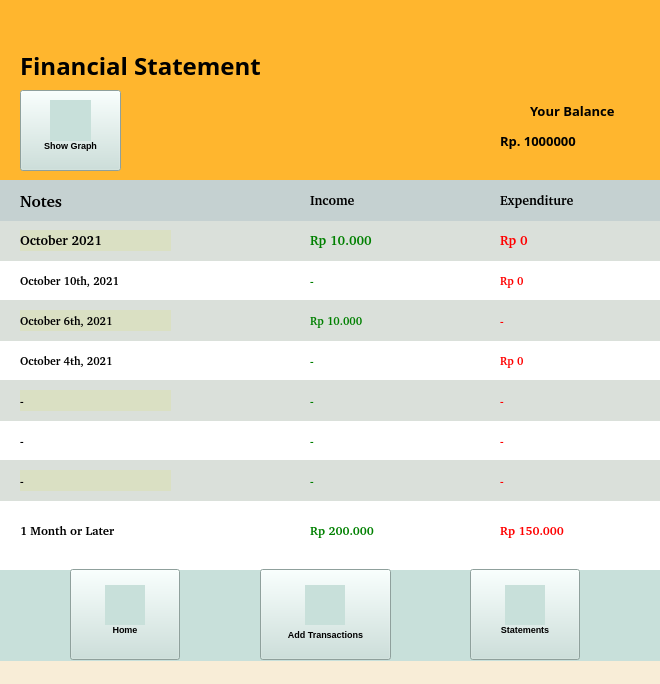
<?xml version="1.0" encoding="UTF-8"?>
<ui version="4.0">
 <class>SignUp</class>
 <widget class="QMainWindow" name="SignUp">
  <property name="geometry">
   <rect>
    <x>0</x>
    <y>0</y>
    <width>660</width>
    <height>684</height>
   </rect>
  </property>
  <property name="windowTitle">
   <string>Sign Up</string>
  </property>
  <property name="styleSheet">
   <string notr="true">background-color: rgb(248, 237, 215);</string>
  </property>
  <widget class="QWidget" name="centralwidget">
   <widget class="QLabel" name="welcomelabel">
    <property name="geometry">
     <rect>
      <x>20</x>
      <y>0</y>
      <width>331</width>
      <height>131</height>
     </rect>
    </property>
    <property name="font">
     <font>
      <family>Gagalin</family>
      <pointsize>18</pointsize>
      <weight>75</weight>
      <bold>true</bold>
     </font>
    </property>
    <property name="layoutDirection">
     <enum>Qt::LeftToRight</enum>
    </property>
    <property name="styleSheet">
     <string notr="true">background-color:rgb(255,182,46);</string>
    </property>
    <property name="text">
     <string>Financial Statement</string>
    </property>
   </widget>
   <widget class="QLabel" name="notelabel">
    <property name="geometry">
     <rect>
      <x>20</x>
      <y>180</y>
      <width>251</width>
      <height>41</height>
     </rect>
    </property>
    <property name="font">
     <font>
      <family>Champagne &amp; Limousines</family>
      <pointsize>12</pointsize>
      <weight>75</weight>
      <bold>true</bold>
     </font>
    </property>
    <property name="styleSheet">
     <string notr="true">background-color:rgb(197,209,209);</string>
    </property>
    <property name="text">
     <string>Notes</string>
    </property>
   </widget>
   <widget class="QLabel" name="balancelabel">
    <property name="geometry">
     <rect>
      <x>530</x>
      <y>90</y>
      <width>121</width>
      <height>41</height>
     </rect>
    </property>
    <property name="font">
     <font>
      <family>Gagalin</family>
      <pointsize>10</pointsize>
      <weight>75</weight>
      <bold>true</bold>
     </font>
    </property>
    <property name="layoutDirection">
     <enum>Qt::LeftToRight</enum>
    </property>
    <property name="styleSheet">
     <string notr="true">background-color:rgb(255,182,46);</string>
    </property>
    <property name="text">
     <string>Your Balance</string>
    </property>
   </widget>
   <widget class="QLabel" name="balancemoney">
    <property name="geometry">
     <rect>
      <x>500</x>
      <y>120</y>
      <width>151</width>
      <height>41</height>
     </rect>
    </property>
    <property name="font">
     <font>
      <family>Gagalin</family>
      <pointsize>10</pointsize>
      <weight>75</weight>
      <bold>true</bold>
     </font>
    </property>
    <property name="layoutDirection">
     <enum>Qt::LeftToRight</enum>
    </property>
    <property name="styleSheet">
     <string notr="true">background-color:rgb(255,182,46);</string>
    </property>
    <property name="text">
     <string>Rp. 1000000</string>
    </property>
   </widget>
   <widget class="QLabel" name="incomelabel">
    <property name="geometry">
     <rect>
      <x>310</x>
      <y>190</y>
      <width>141</width>
      <height>21</height>
     </rect>
    </property>
    <property name="font">
     <font>
      <family>Champagne &amp; Limousines</family>
      <pointsize>10</pointsize>
      <weight>75</weight>
      <bold>true</bold>
     </font>
    </property>
    <property name="styleSheet">
     <string notr="true">background-color:rgb(197,209,209);</string>
    </property>
    <property name="text">
     <string>Income</string>
    </property>
   </widget>
   <widget class="QLabel" name="expenlabel">
    <property name="geometry">
     <rect>
      <x>500</x>
      <y>190</y>
      <width>141</width>
      <height>21</height>
     </rect>
    </property>
    <property name="font">
     <font>
      <family>Champagne &amp; Limousines</family>
      <pointsize>10</pointsize>
      <weight>75</weight>
      <bold>true</bold>
     </font>
    </property>
    <property name="styleSheet">
     <string notr="true">background-color:rgb(197,209,209);</string>
    </property>
    <property name="text">
     <string>Expenditure</string>
    </property>
   </widget>
   <widget class="QLabel" name="monthlabel">
    <property name="geometry">
     <rect>
      <x>20</x>
      <y>230</y>
      <width>151</width>
      <height>21</height>
     </rect>
    </property>
    <property name="font">
     <font>
      <family>Champagne &amp; Limousines</family>
      <pointsize>10</pointsize>
      <weight>75</weight>
      <bold>true</bold>
     </font>
    </property>
    <property name="styleSheet">
     <string notr="true">background-color:rgb(218,224,195);</string>
    </property>
    <property name="text">
     <string>October 2021</string>
    </property>
   </widget>
   <widget class="QLabel" name="monthincome">
    <property name="geometry">
     <rect>
      <x>310</x>
      <y>230</y>
      <width>141</width>
      <height>21</height>
     </rect>
    </property>
    <property name="font">
     <font>
      <family>Champagne &amp; Limousines</family>
      <pointsize>10</pointsize>
      <weight>75</weight>
      <bold>true</bold>
     </font>
    </property>
    <property name="styleSheet">
     <string notr="true">color : green;
background-color:rgb(218,224,218);</string>
    </property>
    <property name="text">
     <string>Rp 10.000</string>
    </property>
   </widget>
   <widget class="QLabel" name="monthexpen">
    <property name="geometry">
     <rect>
      <x>500</x>
      <y>230</y>
      <width>141</width>
      <height>21</height>
     </rect>
    </property>
    <property name="font">
     <font>
      <family>Champagne &amp; Limousines</family>
      <pointsize>10</pointsize>
      <weight>75</weight>
      <bold>true</bold>
     </font>
    </property>
    <property name="styleSheet">
     <string notr="true">color : red;
background-color:rgb(218,224,218);</string>
    </property>
    <property name="text">
     <string>Rp 0</string>
    </property>
   </widget>
   <widget class="QLabel" name="body">
    <property name="geometry">
     <rect>
      <x>0</x>
      <y>260</y>
      <width>661</width>
      <height>341</height>
     </rect>
    </property>
    <property name="font">
     <font>
      <family>Gagalin</family>
      <pointsize>18</pointsize>
      <weight>75</weight>
      <bold>true</bold>
     </font>
    </property>
    <property name="layoutDirection">
     <enum>Qt::LeftToRight</enum>
    </property>
    <property name="styleSheet">
     <string notr="true">background-color:white;</string>
    </property>
    <property name="text">
     <string/>
    </property>
   </widget>
   <widget class="QLabel" name="header">
    <property name="geometry">
     <rect>
      <x>0</x>
      <y>0</y>
      <width>661</width>
      <height>181</height>
     </rect>
    </property>
    <property name="font">
     <font>
      <family>Gagalin</family>
      <pointsize>18</pointsize>
      <weight>75</weight>
      <bold>true</bold>
     </font>
    </property>
    <property name="layoutDirection">
     <enum>Qt::LeftToRight</enum>
    </property>
    <property name="styleSheet">
     <string notr="true">background-color:rgb(255,182,46);</string>
    </property>
    <property name="text">
     <string/>
    </property>
   </widget>
   <widget class="QLabel" name="body1">
    <property name="geometry">
     <rect>
      <x>0</x>
      <y>180</y>
      <width>661</width>
      <height>41</height>
     </rect>
    </property>
    <property name="font">
     <font>
      <family>Gagalin</family>
      <pointsize>18</pointsize>
      <weight>75</weight>
      <bold>true</bold>
     </font>
    </property>
    <property name="layoutDirection">
     <enum>Qt::LeftToRight</enum>
    </property>
    <property name="styleSheet">
     <string notr="true">background-color:rgb(197,209,209);</string>
    </property>
    <property name="text">
     <string/>
    </property>
   </widget>
   <widget class="QLabel" name="footer">
    <property name="geometry">
     <rect>
      <x>0</x>
      <y>570</y>
      <width>661</width>
      <height>91</height>
     </rect>
    </property>
    <property name="font">
     <font>
      <family>Gagalin</family>
      <pointsize>18</pointsize>
      <weight>75</weight>
      <bold>true</bold>
     </font>
    </property>
    <property name="layoutDirection">
     <enum>Qt::LeftToRight</enum>
    </property>
    <property name="styleSheet">
     <string notr="true">background-color:rgb(200,224,218);</string>
    </property>
    <property name="text">
     <string/>
    </property>
   </widget>
   <widget class="QLabel" name="homeicon">
    <property name="geometry">
     <rect>
      <x>105</x>
      <y>585</y>
      <width>40</width>
      <height>40</height>
     </rect>
    </property>
    <property name="font">
     <font>
      <family>Champagne &amp; Limousines</family>
      <pointsize>12</pointsize>
      <weight>75</weight>
      <bold>true</bold>
     </font>
    </property>
    <property name="styleSheet">
     <string notr="true">background-color:rgb(200,224,218);
background-image : url(img/homenotfilled.png)
</string>
    </property>
    <property name="text">
     <string/>
    </property>
   </widget>
   <widget class="QLabel" name="addicon">
    <property name="geometry">
     <rect>
      <x>305</x>
      <y>585</y>
      <width>40</width>
      <height>40</height>
     </rect>
    </property>
    <property name="font">
     <font>
      <family>Champagne &amp; Limousines</family>
      <pointsize>12</pointsize>
      <weight>75</weight>
      <bold>true</bold>
     </font>
    </property>
    <property name="styleSheet">
     <string notr="true">background-color:rgb(200,224,218);
background-image : url(img/addnotfilled.png)
</string>
    </property>
    <property name="text">
     <string/>
    </property>
   </widget>
   <widget class="QPushButton" name="homebutton">
    <property name="geometry">
     <rect>
      <x>70</x>
      <y>569</y>
      <width>110</width>
      <height>91</height>
     </rect>
    </property>
    <property name="font">
     <font>
      <pointsize>7</pointsize>
      <weight>75</weight>
      <bold>true</bold>
     </font>
    </property>
    <property name="styleSheet">
     <string notr="true">background-color:rgb(200,224,218);</string>
    </property>
    <property name="text">
     <string>


Home</string>
    </property>
   </widget>
   <widget class="QPushButton" name="addbutton">
    <property name="geometry">
     <rect>
      <x>260</x>
      <y>569</y>
      <width>131</width>
      <height>91</height>
     </rect>
    </property>
    <property name="font">
     <font>
      <pointsize>7</pointsize>
      <weight>75</weight>
      <bold>true</bold>
     </font>
    </property>
    <property name="styleSheet">
     <string notr="true">background-color:rgb(200,224,218);</string>
    </property>
    <property name="text">
     <string>



Add Transactions</string>
    </property>
   </widget>
   <widget class="QPushButton" name="statementlabel">
    <property name="geometry">
     <rect>
      <x>470</x>
      <y>569</y>
      <width>110</width>
      <height>91</height>
     </rect>
    </property>
    <property name="font">
     <font>
      <pointsize>7</pointsize>
      <weight>75</weight>
      <bold>true</bold>
     </font>
    </property>
    <property name="styleSheet">
     <string notr="true">background-color:rgb(200,224,218);</string>
    </property>
    <property name="text">
     <string>


Statements</string>
    </property>
   </widget>
   <widget class="QLabel" name="statementicon">
    <property name="geometry">
     <rect>
      <x>505</x>
      <y>585</y>
      <width>40</width>
      <height>40</height>
     </rect>
    </property>
    <property name="font">
     <font>
      <family>Champagne &amp; Limousines</family>
      <pointsize>12</pointsize>
      <weight>75</weight>
      <bold>true</bold>
     </font>
    </property>
    <property name="styleSheet">
     <string notr="true">background-color:rgb(200,224,218);
background-image : url(img/notesblack.png)
</string>
    </property>
    <property name="text">
     <string/>
    </property>
   </widget>
   <widget class="QLabel" name="body2">
    <property name="geometry">
     <rect>
      <x>0</x>
      <y>220</y>
      <width>661</width>
      <height>41</height>
     </rect>
    </property>
    <property name="font">
     <font>
      <family>Gagalin</family>
      <pointsize>18</pointsize>
      <weight>75</weight>
      <bold>true</bold>
     </font>
    </property>
    <property name="layoutDirection">
     <enum>Qt::LeftToRight</enum>
    </property>
    <property name="styleSheet">
     <string notr="true">background-color:rgb(218,224,218);</string>
    </property>
    <property name="text">
     <string/>
    </property>
   </widget>
   <widget class="QLabel" name="body3">
    <property name="geometry">
     <rect>
      <x>0</x>
      <y>300</y>
      <width>661</width>
      <height>41</height>
     </rect>
    </property>
    <property name="font">
     <font>
      <family>Gagalin</family>
      <pointsize>18</pointsize>
      <weight>75</weight>
      <bold>true</bold>
     </font>
    </property>
    <property name="layoutDirection">
     <enum>Qt::LeftToRight</enum>
    </property>
    <property name="styleSheet">
     <string notr="true">background-color:rgb(218,224,218);</string>
    </property>
    <property name="text">
     <string/>
    </property>
   </widget>
   <widget class="QLabel" name="body4">
    <property name="geometry">
     <rect>
      <x>0</x>
      <y>380</y>
      <width>661</width>
      <height>41</height>
     </rect>
    </property>
    <property name="font">
     <font>
      <family>Gagalin</family>
      <pointsize>18</pointsize>
      <weight>75</weight>
      <bold>true</bold>
     </font>
    </property>
    <property name="layoutDirection">
     <enum>Qt::LeftToRight</enum>
    </property>
    <property name="styleSheet">
     <string notr="true">background-color:rgb(218,224,218);</string>
    </property>
    <property name="text">
     <string/>
    </property>
   </widget>
   <widget class="QLabel" name="body5">
    <property name="geometry">
     <rect>
      <x>0</x>
      <y>460</y>
      <width>661</width>
      <height>41</height>
     </rect>
    </property>
    <property name="font">
     <font>
      <family>Gagalin</family>
      <pointsize>18</pointsize>
      <weight>75</weight>
      <bold>true</bold>
     </font>
    </property>
    <property name="layoutDirection">
     <enum>Qt::LeftToRight</enum>
    </property>
    <property name="styleSheet">
     <string notr="true">background-color:rgb(218,224,218);</string>
    </property>
    <property name="text">
     <string/>
    </property>
   </widget>
   <widget class="QLabel" name="top1label">
    <property name="geometry">
     <rect>
      <x>20</x>
      <y>270</y>
      <width>151</width>
      <height>21</height>
     </rect>
    </property>
    <property name="font">
     <font>
      <family>Champagne &amp; Limousines</family>
      <pointsize>8</pointsize>
      <weight>75</weight>
      <bold>true</bold>
     </font>
    </property>
    <property name="styleSheet">
     <string notr="true">background-color:white</string>
    </property>
    <property name="text">
     <string>October 10th, 2021</string>
    </property>
   </widget>
   <widget class="QLabel" name="top2label">
    <property name="geometry">
     <rect>
      <x>20</x>
      <y>310</y>
      <width>151</width>
      <height>21</height>
     </rect>
    </property>
    <property name="font">
     <font>
      <family>Champagne &amp; Limousines</family>
      <pointsize>8</pointsize>
      <weight>75</weight>
      <bold>true</bold>
     </font>
    </property>
    <property name="styleSheet">
     <string notr="true">background-color:rgb(218,224,195);</string>
    </property>
    <property name="text">
     <string>October 6th, 2021</string>
    </property>
   </widget>
   <widget class="QLabel" name="top3label">
    <property name="geometry">
     <rect>
      <x>20</x>
      <y>350</y>
      <width>151</width>
      <height>21</height>
     </rect>
    </property>
    <property name="font">
     <font>
      <family>Champagne &amp; Limousines</family>
      <pointsize>8</pointsize>
      <weight>75</weight>
      <bold>true</bold>
     </font>
    </property>
    <property name="styleSheet">
     <string notr="true">background-color:white</string>
    </property>
    <property name="text">
     <string>October 4th, 2021</string>
    </property>
   </widget>
   <widget class="QLabel" name="top4label">
    <property name="geometry">
     <rect>
      <x>20</x>
      <y>390</y>
      <width>151</width>
      <height>21</height>
     </rect>
    </property>
    <property name="font">
     <font>
      <family>Champagne &amp; Limousines</family>
      <pointsize>8</pointsize>
      <weight>75</weight>
      <bold>true</bold>
     </font>
    </property>
    <property name="styleSheet">
     <string notr="true">background-color:rgb(218,224,195);</string>
    </property>
    <property name="text">
     <string>-</string>
    </property>
   </widget>
   <widget class="QLabel" name="top5label">
    <property name="geometry">
     <rect>
      <x>20</x>
      <y>430</y>
      <width>151</width>
      <height>21</height>
     </rect>
    </property>
    <property name="font">
     <font>
      <family>Champagne &amp; Limousines</family>
      <pointsize>8</pointsize>
      <weight>75</weight>
      <bold>true</bold>
     </font>
    </property>
    <property name="styleSheet">
     <string notr="true">background-color:white</string>
    </property>
    <property name="text">
     <string>-</string>
    </property>
   </widget>
   <widget class="QLabel" name="top6label">
    <property name="geometry">
     <rect>
      <x>20</x>
      <y>470</y>
      <width>151</width>
      <height>21</height>
     </rect>
    </property>
    <property name="font">
     <font>
      <family>Champagne &amp; Limousines</family>
      <pointsize>8</pointsize>
      <weight>75</weight>
      <bold>true</bold>
     </font>
    </property>
    <property name="styleSheet">
     <string notr="true">background-color:rgb(218,224,195);</string>
    </property>
    <property name="text">
     <string>-</string>
    </property>
   </widget>
   <widget class="QLabel" name="otherlabel">
    <property name="geometry">
     <rect>
      <x>20</x>
      <y>520</y>
      <width>151</width>
      <height>21</height>
     </rect>
    </property>
    <property name="font">
     <font>
      <family>Champagne &amp; Limousines</family>
      <pointsize>9</pointsize>
      <weight>75</weight>
      <bold>true</bold>
     </font>
    </property>
    <property name="styleSheet">
     <string notr="true">background-color:white</string>
    </property>
    <property name="text">
     <string>1 Month or Later</string>
    </property>
   </widget>
   <widget class="QLabel" name="top1labelinc">
    <property name="geometry">
     <rect>
      <x>310</x>
      <y>270</y>
      <width>141</width>
      <height>21</height>
     </rect>
    </property>
    <property name="font">
     <font>
      <family>Champagne &amp; Limousines</family>
      <pointsize>8</pointsize>
      <weight>75</weight>
      <bold>true</bold>
     </font>
    </property>
    <property name="styleSheet">
     <string notr="true">color : green;
background-color:white</string>
    </property>
    <property name="text">
     <string>-</string>
    </property>
   </widget>
   <widget class="QLabel" name="top2labelinc">
    <property name="geometry">
     <rect>
      <x>310</x>
      <y>310</y>
      <width>141</width>
      <height>21</height>
     </rect>
    </property>
    <property name="font">
     <font>
      <family>Champagne &amp; Limousines</family>
      <pointsize>8</pointsize>
      <weight>75</weight>
      <bold>true</bold>
     </font>
    </property>
    <property name="styleSheet">
     <string notr="true">color : green;
background-color:rgb(218,224,218);</string>
    </property>
    <property name="text">
     <string>Rp 10.000</string>
    </property>
   </widget>
   <widget class="QLabel" name="top3labelinc">
    <property name="geometry">
     <rect>
      <x>310</x>
      <y>350</y>
      <width>141</width>
      <height>21</height>
     </rect>
    </property>
    <property name="font">
     <font>
      <family>Champagne &amp; Limousines</family>
      <pointsize>8</pointsize>
      <weight>75</weight>
      <bold>true</bold>
     </font>
    </property>
    <property name="styleSheet">
     <string notr="true">color : green;
background-color:white</string>
    </property>
    <property name="text">
     <string>-</string>
    </property>
   </widget>
   <widget class="QLabel" name="top4labelinc">
    <property name="geometry">
     <rect>
      <x>310</x>
      <y>390</y>
      <width>141</width>
      <height>21</height>
     </rect>
    </property>
    <property name="font">
     <font>
      <family>Champagne &amp; Limousines</family>
      <pointsize>8</pointsize>
      <weight>75</weight>
      <bold>true</bold>
     </font>
    </property>
    <property name="styleSheet">
     <string notr="true">color : green;
background-color:rgb(218,224,218);</string>
    </property>
    <property name="text">
     <string>-</string>
    </property>
   </widget>
   <widget class="QLabel" name="top5labelinc">
    <property name="geometry">
     <rect>
      <x>310</x>
      <y>430</y>
      <width>141</width>
      <height>21</height>
     </rect>
    </property>
    <property name="font">
     <font>
      <family>Champagne &amp; Limousines</family>
      <pointsize>8</pointsize>
      <weight>75</weight>
      <bold>true</bold>
     </font>
    </property>
    <property name="styleSheet">
     <string notr="true">color : green;
background-color:white</string>
    </property>
    <property name="text">
     <string>-</string>
    </property>
   </widget>
   <widget class="QLabel" name="top6labelinc">
    <property name="geometry">
     <rect>
      <x>310</x>
      <y>470</y>
      <width>141</width>
      <height>21</height>
     </rect>
    </property>
    <property name="font">
     <font>
      <family>Champagne &amp; Limousines</family>
      <pointsize>8</pointsize>
      <weight>75</weight>
      <bold>true</bold>
     </font>
    </property>
    <property name="styleSheet">
     <string notr="true">color : green;
background-color:rgb(218,224,218);</string>
    </property>
    <property name="text">
     <string>-</string>
    </property>
   </widget>
   <widget class="QLabel" name="otherlabelinc">
    <property name="geometry">
     <rect>
      <x>310</x>
      <y>520</y>
      <width>141</width>
      <height>21</height>
     </rect>
    </property>
    <property name="font">
     <font>
      <family>Champagne &amp; Limousines</family>
      <pointsize>9</pointsize>
      <weight>75</weight>
      <bold>true</bold>
     </font>
    </property>
    <property name="styleSheet">
     <string notr="true">color : green;
background-color:white</string>
    </property>
    <property name="text">
     <string>Rp 200.000</string>
    </property>
   </widget>
   <widget class="QLabel" name="top1labelexp">
    <property name="geometry">
     <rect>
      <x>500</x>
      <y>270</y>
      <width>141</width>
      <height>21</height>
     </rect>
    </property>
    <property name="font">
     <font>
      <family>Champagne &amp; Limousines</family>
      <pointsize>8</pointsize>
      <weight>75</weight>
      <bold>true</bold>
     </font>
    </property>
    <property name="styleSheet">
     <string notr="true">color : red;
background-color:white</string>
    </property>
    <property name="text">
     <string>Rp 0</string>
    </property>
   </widget>
   <widget class="QLabel" name="top2labelexp">
    <property name="geometry">
     <rect>
      <x>500</x>
      <y>310</y>
      <width>141</width>
      <height>21</height>
     </rect>
    </property>
    <property name="font">
     <font>
      <family>Champagne &amp; Limousines</family>
      <pointsize>8</pointsize>
      <weight>75</weight>
      <bold>true</bold>
     </font>
    </property>
    <property name="styleSheet">
     <string notr="true">color : red;
background-color:rgb(218,224,218);</string>
    </property>
    <property name="text">
     <string>-</string>
    </property>
   </widget>
   <widget class="QLabel" name="top3labelexp">
    <property name="geometry">
     <rect>
      <x>500</x>
      <y>350</y>
      <width>141</width>
      <height>21</height>
     </rect>
    </property>
    <property name="font">
     <font>
      <family>Champagne &amp; Limousines</family>
      <pointsize>8</pointsize>
      <weight>75</weight>
      <bold>true</bold>
     </font>
    </property>
    <property name="styleSheet">
     <string notr="true">color : red;
background-color:white</string>
    </property>
    <property name="text">
     <string>Rp 0</string>
    </property>
   </widget>
   <widget class="QLabel" name="top4labelexp">
    <property name="geometry">
     <rect>
      <x>500</x>
      <y>390</y>
      <width>141</width>
      <height>21</height>
     </rect>
    </property>
    <property name="font">
     <font>
      <family>Champagne &amp; Limousines</family>
      <pointsize>8</pointsize>
      <weight>75</weight>
      <bold>true</bold>
     </font>
    </property>
    <property name="styleSheet">
     <string notr="true">color : red;
background-color:rgb(218,224,218);</string>
    </property>
    <property name="text">
     <string>-</string>
    </property>
   </widget>
   <widget class="QLabel" name="top5labelexp">
    <property name="geometry">
     <rect>
      <x>500</x>
      <y>430</y>
      <width>141</width>
      <height>21</height>
     </rect>
    </property>
    <property name="font">
     <font>
      <family>Champagne &amp; Limousines</family>
      <pointsize>8</pointsize>
      <weight>75</weight>
      <bold>true</bold>
     </font>
    </property>
    <property name="styleSheet">
     <string notr="true">color : red;
background-color:white</string>
    </property>
    <property name="text">
     <string>-</string>
    </property>
   </widget>
   <widget class="QLabel" name="top6labelexp">
    <property name="geometry">
     <rect>
      <x>500</x>
      <y>470</y>
      <width>141</width>
      <height>21</height>
     </rect>
    </property>
    <property name="font">
     <font>
      <family>Champagne &amp; Limousines</family>
      <pointsize>8</pointsize>
      <weight>75</weight>
      <bold>true</bold>
     </font>
    </property>
    <property name="styleSheet">
     <string notr="true">color : red;
background-color:rgb(218,224,218);</string>
    </property>
    <property name="text">
     <string>-</string>
    </property>
   </widget>
   <widget class="QLabel" name="otherlabelexp">
    <property name="geometry">
     <rect>
      <x>500</x>
      <y>520</y>
      <width>141</width>
      <height>21</height>
     </rect>
    </property>
    <property name="font">
     <font>
      <family>Champagne &amp; Limousines</family>
      <pointsize>9</pointsize>
      <weight>75</weight>
      <bold>true</bold>
     </font>
    </property>
    <property name="styleSheet">
     <string notr="true">color : red;
background-color:white</string>
    </property>
    <property name="text">
     <string>Rp 150.000</string>
    </property>
   </widget>
   <widget class="QPushButton" name="graphbutton">
    <property name="geometry">
     <rect>
      <x>20</x>
      <y>90</y>
      <width>101</width>
      <height>81</height>
     </rect>
    </property>
    <property name="font">
     <font>
      <pointsize>7</pointsize>
      <weight>75</weight>
      <bold>true</bold>
     </font>
    </property>
    <property name="styleSheet">
     <string notr="true">background-color:rgb(200,224,218);</string>
    </property>
    <property name="text">
     <string>


Show Graph</string>
    </property>
   </widget>
   <widget class="QLabel" name="graphicon">
    <property name="geometry">
     <rect>
      <x>50</x>
      <y>100</y>
      <width>41</width>
      <height>41</height>
     </rect>
    </property>
    <property name="font">
     <font>
      <family>Champagne &amp; Limousines</family>
      <pointsize>9</pointsize>
      <weight>75</weight>
      <bold>true</bold>
     </font>
    </property>
    <property name="styleSheet">
     <string notr="true">background-color:rgb(200,224,218);
background-image : url(img/graph.png);
</string>
    </property>
    <property name="text">
     <string/>
    </property>
   </widget>
   <zorder>body</zorder>
   <zorder>body2</zorder>
   <zorder>footer</zorder>
   <zorder>addbutton</zorder>
   <zorder>header</zorder>
   <zorder>body1</zorder>
   <zorder>welcomelabel</zorder>
   <zorder>notelabel</zorder>
   <zorder>balancelabel</zorder>
   <zorder>balancemoney</zorder>
   <zorder>incomelabel</zorder>
   <zorder>expenlabel</zorder>
   <zorder>monthlabel</zorder>
   <zorder>monthincome</zorder>
   <zorder>monthexpen</zorder>
   <zorder>homebutton</zorder>
   <zorder>homeicon</zorder>
   <zorder>addicon</zorder>
   <zorder>statementlabel</zorder>
   <zorder>statementicon</zorder>
   <zorder>body3</zorder>
   <zorder>body4</zorder>
   <zorder>body5</zorder>
   <zorder>top1label</zorder>
   <zorder>top2label</zorder>
   <zorder>top3label</zorder>
   <zorder>top4label</zorder>
   <zorder>top5label</zorder>
   <zorder>top6label</zorder>
   <zorder>otherlabel</zorder>
   <zorder>top1labelinc</zorder>
   <zorder>top2labelinc</zorder>
   <zorder>top3labelinc</zorder>
   <zorder>top4labelinc</zorder>
   <zorder>top5labelinc</zorder>
   <zorder>top6labelinc</zorder>
   <zorder>otherlabelinc</zorder>
   <zorder>top1labelexp</zorder>
   <zorder>top2labelexp</zorder>
   <zorder>top3labelexp</zorder>
   <zorder>top4labelexp</zorder>
   <zorder>top5labelexp</zorder>
   <zorder>top6labelexp</zorder>
   <zorder>otherlabelexp</zorder>
   <zorder>graphbutton</zorder>
   <zorder>graphicon</zorder>
  </widget>
  <widget class="QStatusBar" name="statusbar"/>
 </widget>
 <resources/>
 <connections/>
</ui>
